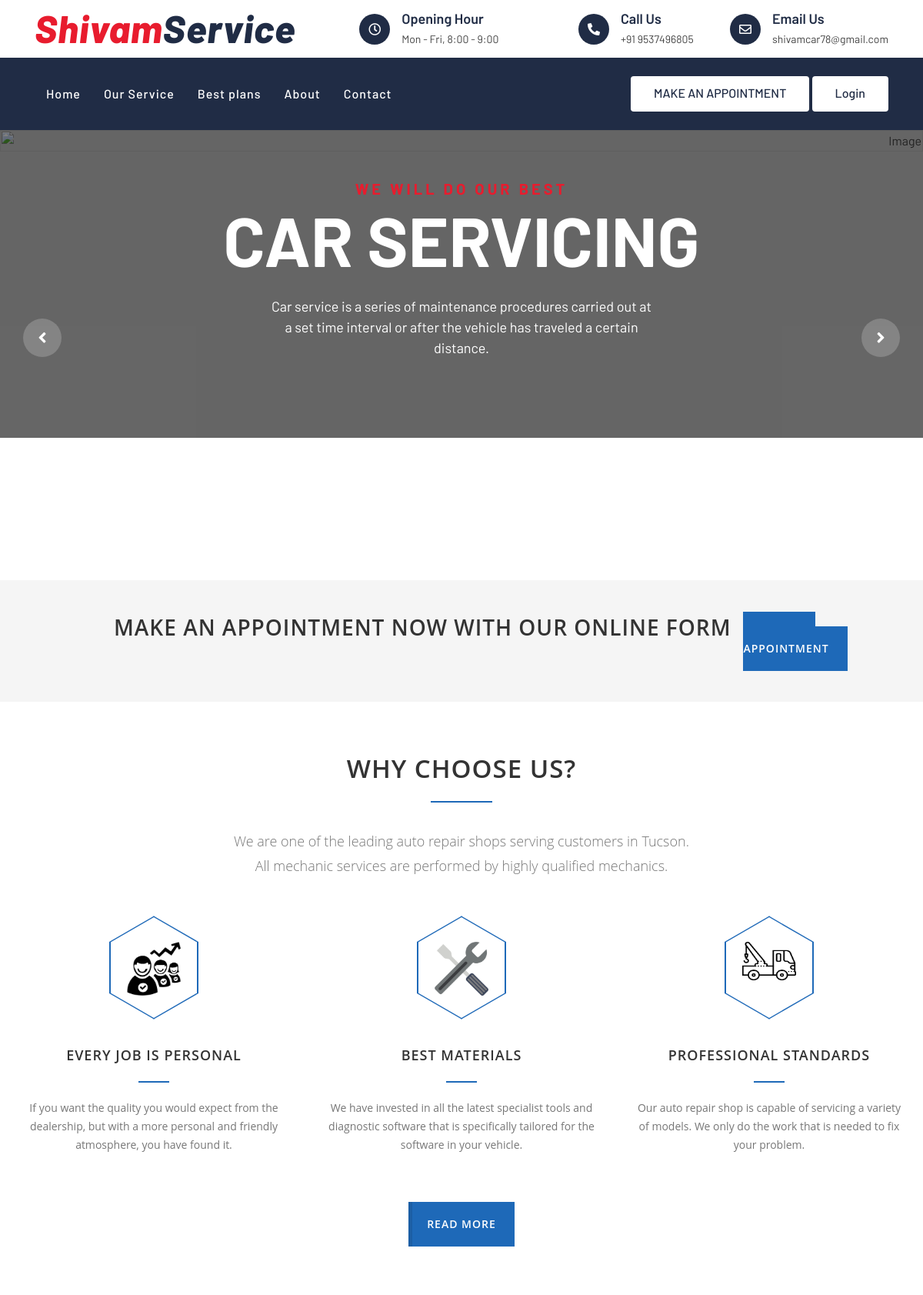
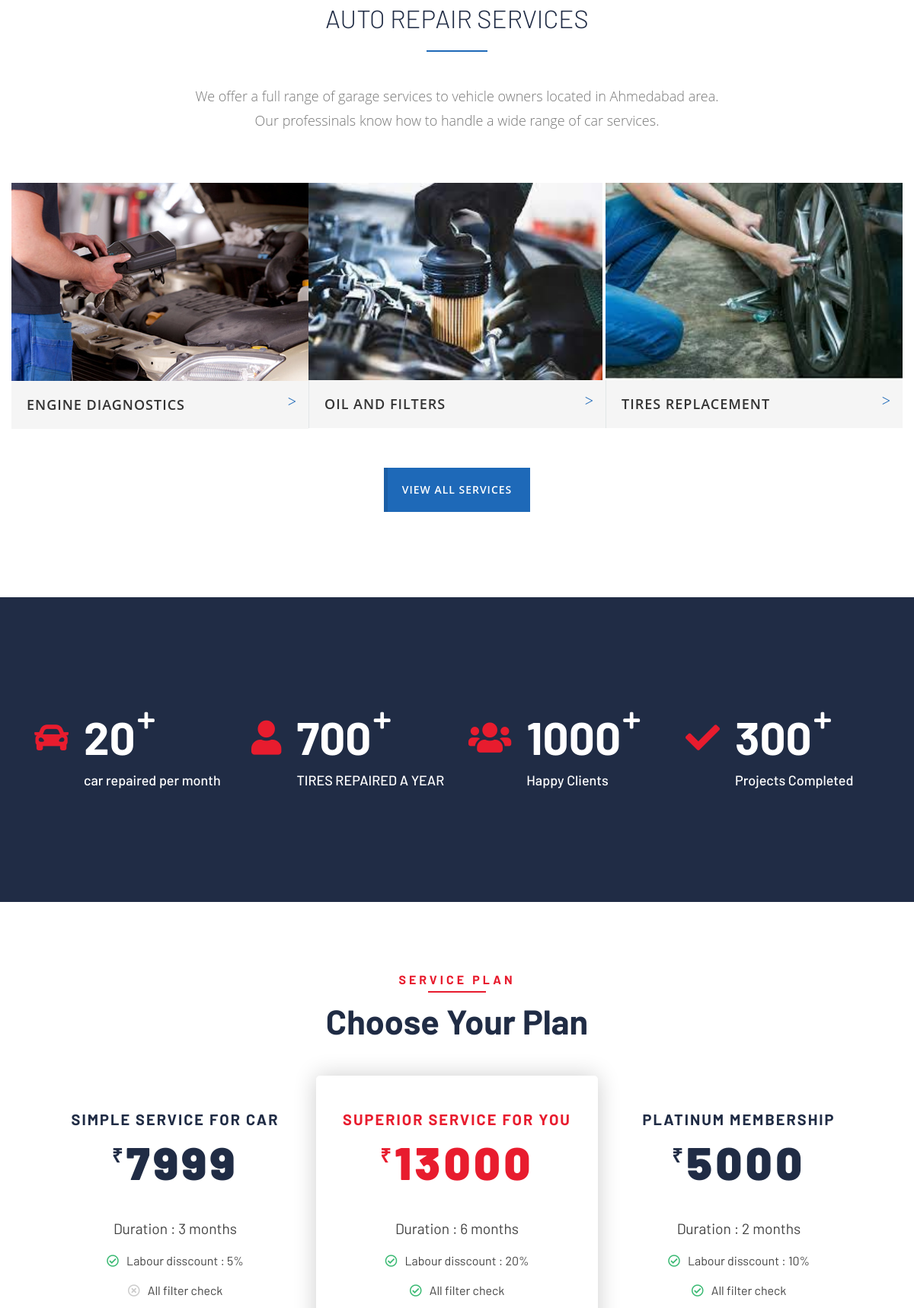
The page / (upper part) on the database its author committed (2 pictures, top to bottom).
### tables this page shows
CREATE TABLE `membership_details` (
  `mem_details_id` int(5) NOT NULL,
  `mem_duration` int(2) NOT NULL,
  `mem_desc` varchar(100) NOT NULL,
  `Labour_discount` float NOT NULL,
  `all_filter_check` int(1) NOT NULL,
  `tire_rotation` int(1) NOT NULL,
  `no_road_assist` int(1) NOT NULL,
  `price` int(4) NOT NULL,
  `mem_name` varchar(255) DEFAULT NULL
);

### index.php (the view, shortened to what this page needs)
<?php require "top.php" ?>
<!DOCTYPE html>
<html lang="en">
<head>
</head>
<body>
  <div class="carousel">
    <div class="container-fluid">
      <div class="owl-carousel">
        <div class="carousel-item">
          <div class="carousel-img">
            <img src="img/bg7.jpg" alt="Image">
          </div>
          <div class="carousel-text">
            <h3>WE WILL DO OUR BEST</h3>
            <h1>CAR SERVICING</h1>
            <p>
              Car service is a series of maintenance procedures carried out at a set time interval or after the vehicle has traveled a certain distance.
            </p>
          </div>
        </div>
      </div>
    </div>
  </div>
  <div class="bookapp_row">
    <div class="row gray full-width">
      <div class="announcement clearfix">
        <ul class="columns no-width">
          <li class="column column-2-3">
            <div class="vertical-align">
              <div class="vertical-align-cell">
                <h3>MAKE AN APPOINTMENT NOW WITH OUR ONLINE FORM &nbsp;</h3>
              </div>
              <div class="vertical-align-cell ">
                <a class="more" href="../shivam/bookapp.php" title="MAKE AN APPOINTMENT"><span>
                    MAKE AN APPOINTMENT
                  </span></a>
              </div>
            </div>
          </li>
        </ul>
      </div>
    </div>
  </div>
  <div class="whyUs">
    <div class="row page-margin-top-section">
      <div class="row">
        <h2 class="box-header">WHY CHOOSE US?</h2>
        <p class="description align-center">We are one of the leading auto repair shops serving customers in Tucson.<br>All mechanic services are performed by highly qualified mechanics.</p>
        <div class="row page-margin-top">
          <div class="column column-1-3">
            <ul class="features-list big">
              <li>
                <div class="hexagon">
                  <img src="img/personal_user.png" height="70" width="70"></br>
                </div>
                <h4 class="box-header page-margin-top">EVERY JOB IS PERSONAL</h4>
                <p>If you want the quality you would expect from the dealership, but with a more personal and friendly atmosphere, you have found it.</p>
              </li>
            </ul>
          </div>
          <div class="column column-1-3">
            <ul class="features-list big">
              <li>
                <div class="hexagon">
                  <img src="img/wrench-screwdriver.png" height="70" width="70"></br>
                </div>
                <h4 class="box-header page-margin-top">BEST MATERIALS</h4>
                <p>We have invested in all the latest specialist tools and diagnostic software that is specifically tailored for the software in your vehicle.</p>
              </li>
            </ul>
          </div>
          <div class="column column-1-3">
            <ul class="features-list big">
              <li>
                <div class="hexagon">
                  <img src="img/truck-tow.png" height="50" width="70"></br>
                </div>
                <h4 class="box-header page-margin-top">PROFESSIONAL STANDARDS</h4>
                <p>Our auto repair shop is capable of servicing a variety of models. We only do the work that is needed to fix your problem.</p>
              </li>
            </ul>
          </div>
        </div>
        <div class="align-center margin-top-67 padding-bottom-20">
          <a class="more" href="about.php" title="READ MORE"><span>READ MORE</span></a>
        </div>
      </div>
    </div>
  </div>
  <div class="our_service">
    <div class="row full-width page-padding-top-section">
      <div class="row">
        <h2 class="box-header">AUTO REPAIR SERVICES</h2>
        <p class="description align-center">We offer a full range of garage services to vehicle owners located in
          Ahmedabad area.<br>Our professinals know how to handle a wide range of car services.</p>
        <ul class="services-list clearfix page-margin-top">
          <li>
            <a href="?page=service_engine_diagnostics" title="Engine Diagnostics">
              <img src="../shivam/img/1.jpg" alt="not" style="display: block;">
            </a>
            <h4 class="box-header"><a href="?page=service_engine_diagnostics" title="Engine Diagnostics">ENGINE
                DIAGNOSTICS<span class="template-arrow-menu"></span></a></h4>
          </li>
          <li>
            <a href="?page=service_lube_oil_filters" title="Lube, Oil and Filters">
              <img src="../shivam/img/oil-filter.jpg" alt="" style="display: block; height:  259px;">
            </a>
            <h4 class="box-header"><a href="?page=service_lube_oil_filters" title="Lube, Oil and Filters">
                OIL AND FILTERS<span class="template-arrow-menu"></span></a></h4>
          </li>
          <li>
            <a href="?page=service_belts_hoses" title="Belts and Hoses">
              <img src="../shivam/img/tire.jpg" alt="" style="display: block;  height:  259px;">
            </a>
            <h4 class="box-header"><a href="?page=service_belts_hoses" title="Belts and Hoses">TIRES REPLACEMENT<span class="template-arrow-menu"></span></a></h4>
          </li>
        </ul>
        <div class="align-center margin-top-40 padding-bottom-87">
          <a class="more" href="service.php" title="VIEW ALL SERVICES"><span>VIEW ALL SERVICES</span></a>
        </div>
      </div>
    </div>
  </div>
  <div class="facts" data-parallax="scroll" data-image-src="img/facts.jpg">
    <div class="container">
      <div class="row">
        <div class="col-lg-3 col-md-6">
          <div class="facts-item">
            <i class="fa fa-car"></i>
            <div class="facts-text">
              <h3 data-toggle="counter-up">20</h3>
              <p>car repaired per month</p>
            </div>
          </div>
        </div>
        <div class="col-lg-3 col-md-6">
          <div class="facts-item">
            <i class="fa fa-user"></i>
            <div class="facts-text">
              <h3 data-toggle="counter-up">700</h3>
              <p>TIRES REPAIRED A YEAR</p>
            </div>
          </div>
        </div>
        <div class="col-lg-3 col-md-6">
          <div class="facts-item">
            <i class="fa fa-users"></i>
            <div class="facts-text">
              <h3 data-toggle="counter-up">1000</h3>
              <p>Happy Clients</p>
            </div>
          </div>
        </div>
        <div class="col-lg-3 col-md-6">
          <div class="facts-item">
            <i class="fa fa-check"></i>
            <div class="facts-text">
              <h3 data-toggle="counter-up">300</h3>
              <p>Projects Completed</p>
            </div>
          </div>
        </div>
      </div>
    </div>
  </div>
  <div class="price">
    <div class="container">
      <div class="section-header text-center">
        <p>Service Plan</p>
        <h2>Choose Your Plan</h2>
      </div>
      <div class="row">
        <?php
        $hilight_class = "featured-item";
        $cont = 1;
        $yes_class = "fa-check-circle";
        $no_class = "fa-times-circle";
        $select_mem = "SELECT * FROM membership_details LIMIT 3";
        $res = mysqli_query($con, $select_mem)  or die("quary failed:select_mem");
        if (mysqli_num_rows($res) > 0) {
          while ($row =  mysqli_fetch_array($res)) {
        ?>
            <div class="col-md-4">
              <div class="price-item <?php if ($cont == 2) echo $hilight_class; ?>">
                <div class="price-header">
                  <h3>
                    <?php $cont++;
                    echo $row['mem_name']; ?>
                  </h3>
                  <h2><span>₹</span><strong>
                      <?php echo $row['price']; ?>
                    </strong></h2>
                </div>
                <div class="price-body">
                  <ul>
                    <li style="font-size: larger;">Duration :
                      <?php echo $row['mem_duration']; ?> months
                    </li>
                    <li><i class="far fa-check-circle"></i>Labour disscount :
                      <?php echo $row['Labour_discount'];  ?>%
                    </li>
                    <li><i class="far <?php if ($row['all_filter_check'] == 1) {
                                        echo $yes_class;
                                      } else {
                                        echo $no_class;
                                      } ?> "></i>All filter check</li>
                  </ul>
                </div>
              </div>
            </div>
        <?php
          }
        }
        ?>
      </div>
    </div>
  </div>
  <?php require "foter.php" ?>

### top.php (shortened to what this page needs)
<head>
    <link href="https://stackpath.bootstrapcdn.com/bootstrap/4.4.1/css/bootstrap.min.css" rel="stylesheet">
    <link href="https://cdnjs.cloudflare.com/ajax/libs/font-awesome/5.10.0/css/all.min.css" rel="stylesheet">
    <link href="lib/flaticon/font/flaticon.css" rel="stylesheet">
    <link href="lib/animate/animate.min.css" rel="stylesheet">
    <link href="lib/owlcarousel/assets/owl.carousel.min.css" rel="stylesheet">
    <link href="css/style.css" rel="stylesheet">
</head>
<div class="top-bar">
    <div class="container">
        <div class="row align-items-center">
            <div class="col-lg-4 col-md-12">
                <div class="logo">
                    <a href="index.php">
                        <h1>Shivam<span>Service</span></h1>
                    </a>
                </div>
            </div>
            <div class="col-lg-8 col-md-7 d-none d-lg-block">
                <div class="row">
                    <div class="col-4">
                        <div class="top-bar-item">
                            <div class="top-bar-icon">
                                <i class="far fa-clock"></i>
                            </div>
                            <div class="top-bar-text">
                                <h3>Opening Hour</h3>
                                <p>Mon - Fri, 8:00 - 9:00</p>
                            </div>
                        </div>
                    </div>
                    <div class="col-4">
                        <div class="top-bar-item">
                            <div class="top-bar-icon">
                                <i class="fa fa-phone-alt"></i>
                            </div>
                            <div class="top-bar-text">
                                <h3>Call Us</h3>
                                <p>+91 9537496805 </p>
                            </div>
                        </div>
                    </div>
                    <div class="col-4">
                        <div class="top-bar-item">
                            <div class="top-bar-icon">
                                <i class="far fa-envelope"></i>
                            </div>
                            <div class="top-bar-text">
                                <h3>Email Us</h3>
                                <p>shivamcar78@gmail.com</p>
                            </div>
                        </div>
                    </div>
                </div>
            </div>
        </div>
    </div>
</div>
<div class="nav-bar">
    <div class="container">
        <nav class="navbar navbar-expand-lg bg-dark navbar-dark">
            <div class="collapse navbar-collapse justify-content-between" id="navbarCollapse">
                <div class="navbar-nav mr-auto">
                    <a href="index.php" class="nav-item nav-link ">Home</a>
                    <a href="service.php" class="nav-item nav-link ">Our Service</a>
                    <a href="bestplan.php" class="nav-item nav-link">Best plans</a>
                    <a href="about.php" class="nav-item nav-link">About</a>
                    <a href="contact.php" class="nav-item nav-link">Contact</a>
                </div>
                <div class="ml-auto">
                    <?php
                      if (isset($_SESSION["user_login"])) {
                      ?>
                        <a class="btn btn-custom" href="../shivam/bookapp.php">MAKE AN APPOINTMENT</a>
                        <a class="btn btn-custom" href="../shivam/lockscreen/log-out-user.php">logout</a>
                    <?php
                      } else {
                      ?>
                        <a class="btn btn-custom" href="../shivam/lockscreen/login-user.php">MAKE AN APPOINTMENT</a>
                        <a class="btn btn-custom" href="lockscreen/login-user.php">Login</a>
                    <?php
                      }
                      ?>
                </div>
            </div>
        </nav>
    </div>
</div>

### foter.php (shortened to what this page needs)
<html lang="en">
    <head>
        <link href="https://stackpath.bootstrapcdn.com/bootstrap/4.4.1/css/bootstrap.min.css" rel="stylesheet">
        <link href="https://cdnjs.cloudflare.com/ajax/libs/font-awesome/5.10.0/css/all.min.css" rel="stylesheet">
        <link href="lib/flaticon/font/flaticon.css" rel="stylesheet">
        <link href="lib/animate/animate.min.css" rel="stylesheet">
        <link href="lib/owlcarousel/assets/owl.carousel.min.css" rel="stylesheet">
        <link href="css/style.css" rel="stylesheet">
    </head>
    <body>
    </body>
</html>

### rows shown on the page
membership_details: mem_name "SIMPLE SERVICE FOR CAR", price "7999", mem_duration "3", Labour_discount "5", all_filter_check 0 (drawn)
membership_details: mem_name "SUPERIOR SERVICE FOR YOU", price "13000", mem_duration "6", Labour_discount "20", all_filter_check 1 (drawn)
membership_details: mem_name "PLATINUM MEMBERSHIP", price "5000", mem_duration "2", Labour_discount "10", all_filter_check 1 (drawn)
